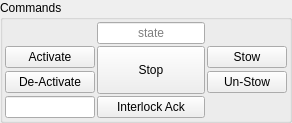
       <widget class="QGroupBox" name="groupBox_commands">
        <property name="maximumSize">
         <size>
          <width>360</width>
          <height>16777215</height>
         </size>
        </property>
        <property name="title">
         <string>Commands</string>
        </property>
        <layout class="QGridLayout" name="gridLayout_2">
         <property name="leftMargin">
          <number>2</number>
         </property>
         <property name="topMargin">
          <number>2</number>
         </property>
         <property name="rightMargin">
          <number>2</number>
         </property>
         <property name="bottomMargin">
          <number>2</number>
         </property>
         <property name="spacing">
          <number>2</number>
         </property>
         <item row="2" column="0">
          <widget class="QPushButton" name="button_deactivate">
           <property name="minimumSize">
            <size>
             <width>0</width>
             <height>22</height>
            </size>
           </property>
           <property name="text">
            <string>De-Activate</string>
           </property>
           <property name="opcua_cmd" stdset="0">
            <string>Management.Commands.DeActivate</string>
           </property>
          </widget>
         </item>
         <item row="0" column="2">
          <widget class="QLineEdit" name="line_edit_system">
           <property name="sizePolicy">
            <sizepolicy hsizetype="MinimumExpanding" vsizetype="Fixed">
             <horstretch>0</horstretch>
             <verstretch>0</verstretch>
            </sizepolicy>
           </property>
           <property name="minimumSize">
            <size>
             <width>100</width>
             <height>22</height>
            </size>
           </property>
           <property name="focusPolicy">
            <enum>Qt::NoFocus</enum>
           </property>
           <property name="alignment">
            <set>Qt::AlignCenter</set>
           </property>
           <property name="readOnly">
            <bool>true</bool>
           </property>
           <property name="placeholderText">
            <string>state</string>
           </property>
           <property name="opcua" stdset="0">
            <string>Management.Status.DscState</string>
           </property>
           <property name="opcua_type" stdset="0">
            <string>DscStateType</string>
           </property>
          </widget>
         </item>
         <item row="2" column="3">
          <widget class="QPushButton" name="button_unstow">
           <property name="minimumSize">
            <size>
             <width>0</width>
             <height>22</height>
            </size>
           </property>
           <property name="text">
            <string>Un-Stow</string>
           </property>
           <property name="opcua_cmd" stdset="0">
            <string>Management.Commands.Stow</string>
           </property>
          </widget>
         </item>
         <item row="1" column="0">
          <widget class="QPushButton" name="button_activate">
           <property name="minimumSize">
            <size>
             <width>0</width>
             <height>22</height>
            </size>
           </property>
           <property name="text">
            <string>Activate</string>
           </property>
           <property name="opcua_cmd" stdset="0">
            <string>Management.Commands.Activate</string>
           </property>
          </widget>
         </item>
         <item row="1" column="2" rowspan="2">
          <widget class="QPushButton" name="button_stop">
           <property name="sizePolicy">
            <sizepolicy hsizetype="Minimum" vsizetype="Expanding">
             <horstretch>0</horstretch>
             <verstretch>0</verstretch>
            </sizepolicy>
           </property>
           <property name="minimumSize">
            <size>
             <width>0</width>
             <height>48</height>
            </size>
           </property>
           <property name="text">
            <string>Stop</string>
           </property>
           <property name="opcua_cmd" stdset="0">
            <string>Management.Commands.Stop</string>
           </property>
          </widget>
         </item>
         <item row="1" column="3">
          <widget class="QPushButton" name="button_stow">
           <property name="minimumSize">
            <size>
             <width>0</width>
             <height>22</height>
            </size>
           </property>
           <property name="text">
            <string>Stow</string>
           </property>
           <property name="opcua_cmd" stdset="0">
            <string>Management.Commands.Stow</string>
           </property>
          </widget>
         </item>
         <item row="3" column="0">
          <widget class="QLineEdit" name="lineEdit_7">
           <property name="sizePolicy">
            <sizepolicy hsizetype="MinimumExpanding" vsizetype="Fixed">
             <horstretch>0</horstretch>
             <verstretch>0</verstretch>
            </sizepolicy>
           </property>
           <property name="minimumSize">
            <size>
             <width>90</width>
             <height>22</height>
            </size>
           </property>
           <property name="maximumSize">
            <size>
             <width>22</width>
             <height>22</height>
            </size>
           </property>
           <property name="focusPolicy">
            <enum>Qt::NoFocus</enum>
           </property>
           <property name="alignment">
            <set>Qt::AlignCenter</set>
           </property>
           <property name="readOnly">
            <bool>true</bool>
           </property>
           <property name="opcua" stdset="0">
            <string>Safety.Status.InterlockClearable</string>
           </property>
           <property name="opcua_tupe" stdset="0">
            <string>Boolean</string>
           </property>
           <property name="led_colour" stdset="0">
            <string>green</string>
           </property>
          </widget>
         </item>
         <item row="3" column="2">
          <widget class="QPushButton" name="button_interlock_ack">
           <property name="enabled">
            <bool>true</bool>
           </property>
           <property name="minimumSize">
            <size>
             <width>90</width>
             <height>22</height>
            </size>
           </property>
           <property name="text">
            <string>Interlock Ack</string>
           </property>
           <property name="opcua_cmd" stdset="0">
            <string>Safety.Status.Commands.InterlockAck</string>
           </property>
          </widget>
         </item>
        </layout>
       </widget>
